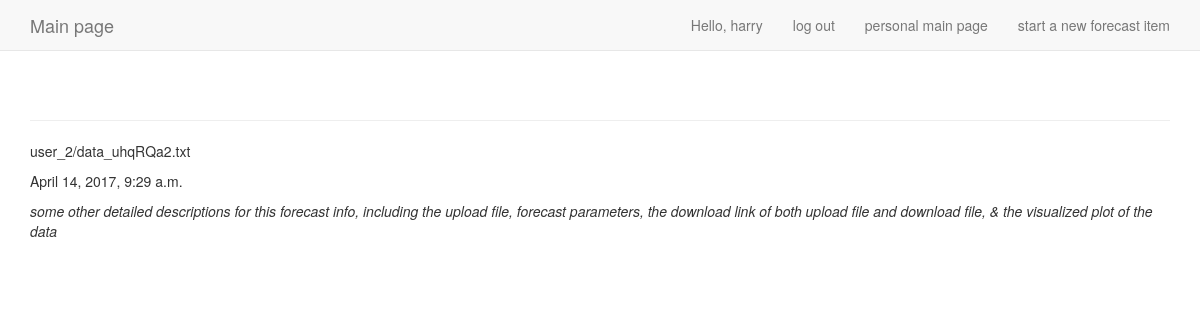
The app's page /forecast/item/7/ (signed in) with its own data.
### forecast/models.py (models this page shows, shortened)
class Upload(models.Model):
    owner = models.ForeignKey(User)
    userfiles = models.FileField(upload_to = user_directory_path)
    date_added = models.DateTimeField(auto_now_add =True)

### forecast/views.py (the view)
# urls.py: url(r'^item/(?P<upload_id>\d+)/$', views.item, name='item'),
@login_required
def item(request, upload_id):
    upload = Upload.objects.get(id=upload_id)
    if upload.owner != request.user:
        raise Http404
    context = {'upload':upload}
    return render(request, 'forecast/item.html',context)

### forecast/templates/forecast/item.html
{% extends "users/base.html" %}
{% block content %}
    <p>{{upload.userfiles}}</p>
    <p>{{upload.date_added}}</p>
    <p><em>some other detailed descriptions for this forecast info, including the upload file, forecast parameters, the download link of both upload file and download file, & the visualized plot of the data</em></p>
{% endblock content %}

### users/templates/users/base.html (shortened to what this page needs)
{% load bootstrap3 %}
<!DOCTYPE html>
<html lang="en">
    <head>
        {% bootstrap_css %}
    </head>
    <body>
        <nav class="navbar navbar-default navbar-static-top">
            <div class="container">
                <div class="navbar-header">
                    <a class="navbar-brand" href="{% url 'users:index' %}">
                        Main page </a>
                </div>
                <div id="navbar" class="navbar-collapse collapse">
                    <ul class="nav navbar-nav navbar-right">
                        {% if user.is_authenticated %}
                            <li><a>Hello, {{ user.username }}</a></li>
                            <li><a href="{% url 'users:logout' %}">log out</a></li>
                            <li><a href="{% url 'forecast:records' %}">personal main page</a></li>
                            <li><a href="{% url 'forecast:upload' %}">start a new forecast item</a></li>
                        {% else %}
                            <li><a href="{% url 'users:register' %}">register</a></li>
                            <li><a href="{% url 'users:login' %}">log in </a></li>
                        {% endif %}
                    </ul>
                </div>
            </div>
        </nav>
        <div class="container">
            <div class="page-header">
            </div>
            <div>
                {% block content %}{% endblock content %}
            </div>
        </div>
    </body>
</html>

### records on screen
Upload: userfiles "user_2/data_uhqRQa2.txt", date_added "April 14, 2017, 9:29 a.m."

### other values on screen
{{ user.username }} "harry"
